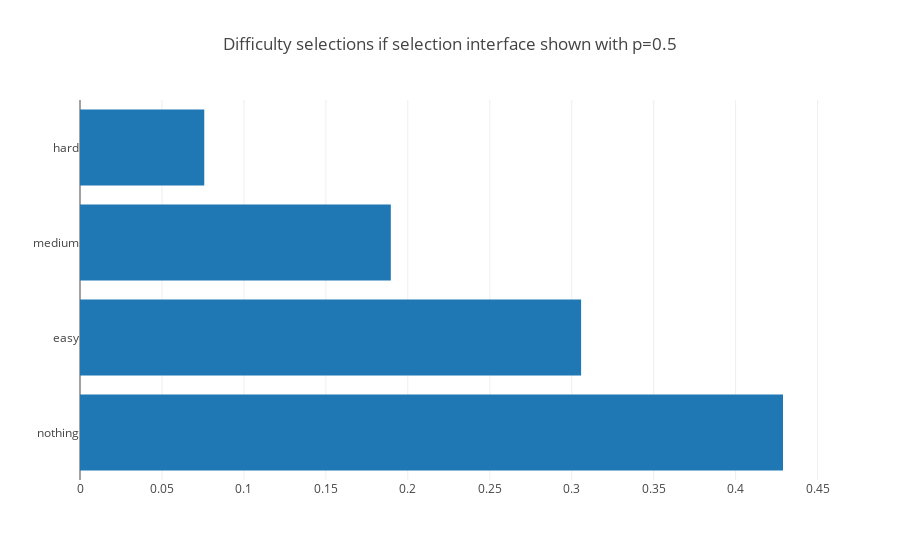

This figure's notebook cell:
### Code cell
plotdict(get_choose_difficulty_counts_for_user_list_user_normalized(frequency_of_choose_difficulty_to_users['0.5']), 'Difficulty selections if selection interface shown with p=0.5')

### Figure 1 — Plotly figure (JSON) as saved in the notebook; plotly's stock layout.template omitted (floating-point values rounded to 4 significant figures)
{"data": [{"orientation": "h", "type": "bar", "uid": "08df3025-2378-4c1e-914b-f4deba7fcc30", "x": [0.4289, 0.3057, 0.1896, 0.07581], "y": ["nothing", "easy", "medium", "hard"]}], "layout": {"title": {"text": "Difficulty selections if selection interface shown with p=0.5"}}}
